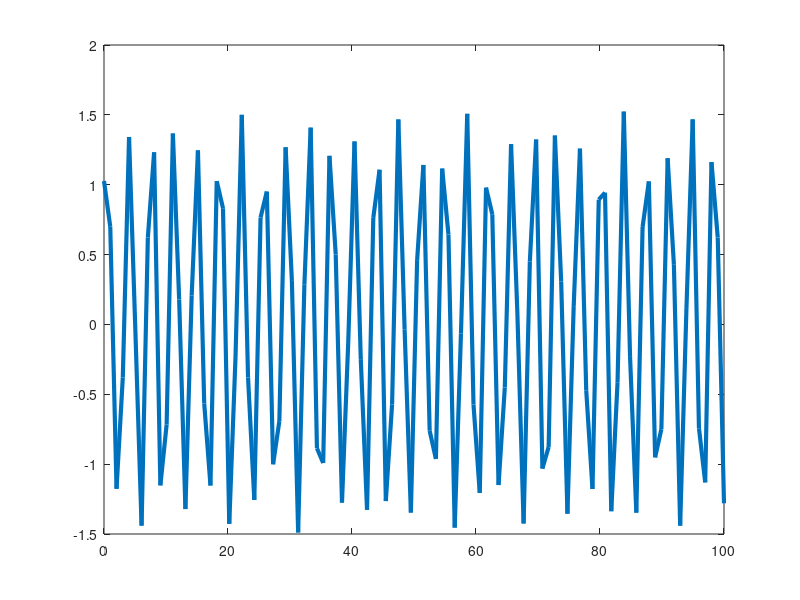

Write the MATLAB code that produced this figure.
mass = 1;
gamma = 2;
k = 3;

delta = gamma/mass;
omega0 = sqrt(k/mass);


%max
omega = sqrt(2*(delta^2)-omega0^2) ;
%other
%omega = 2 ;


a = (omega0^2-omega^2)/((omega0^2-omega^2)^2-4*(delta^2)*(omega^2));
b = (2*delta*omega)/((omega0^2-omega^2)^2-4*(delta^2)*(omega^2));

t = linspace(0,100);
x = cos(omega0*t)+sin(omega0*t)+a*cos(omega*t)+b*sin(omega*t);

plot(t,x,'linewidth',3);